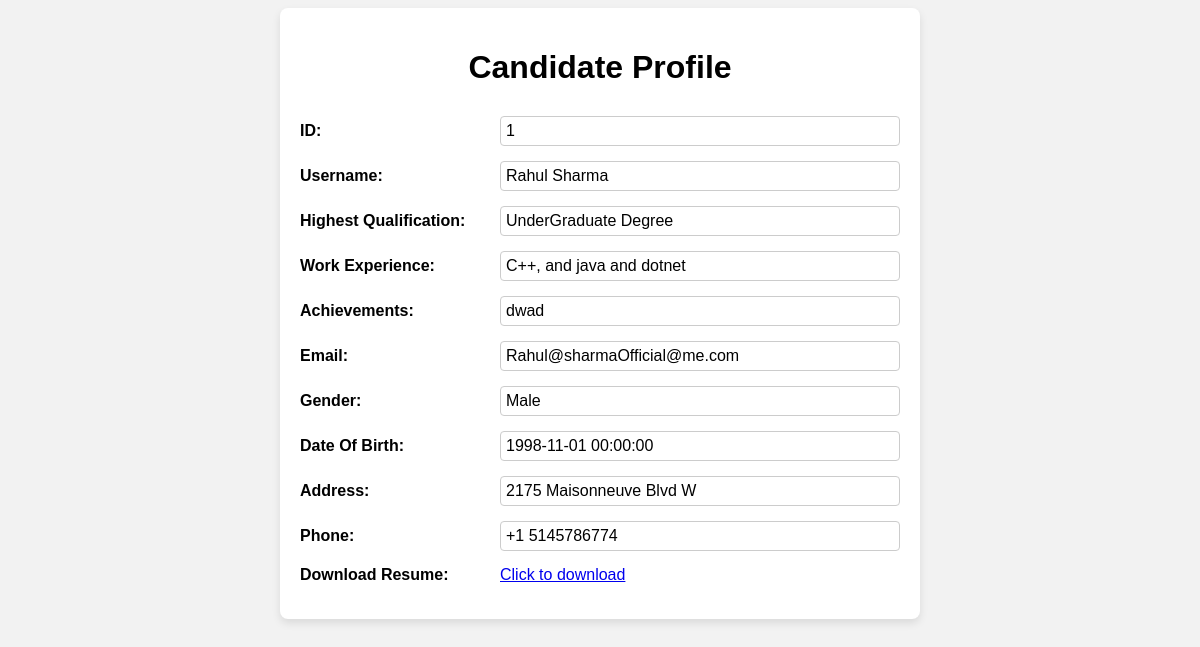
Before: /studentProfile?id=1 with the older database file.
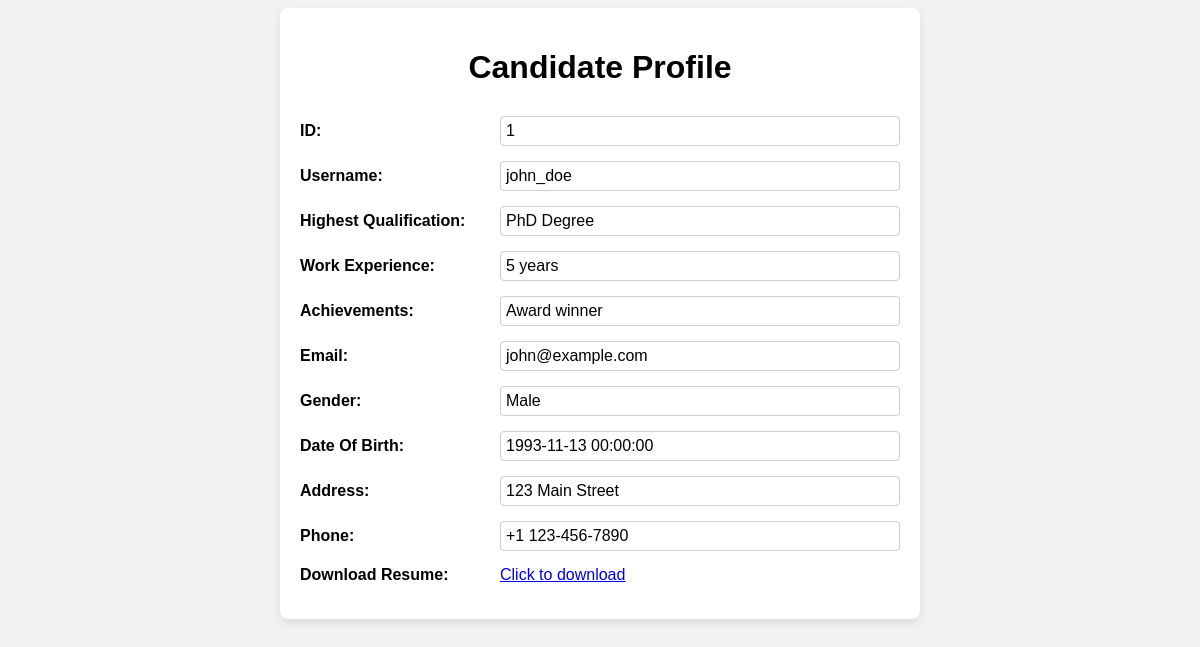
After: the same page with the newer database file.
### Models/Student.py (models this page shows, shortened)
class Student(db.Model):
    __tablename__ = 'student'
    id = db.Column(db.Integer, primary_key=True)
    username = db.Column(db.Integer, nullable=True)
    highestQualification = db.Column(db.Integer,nullable=True)
    work_experience = db.Column(db.Integer, nullable=True)
    achivements = db.Column(db.String(150), nullable=True)
    email = db.Column(db.String(15),nullable=True)
    gender = db.Column(db.String(10), nullable=True)
    age = db.Column(db.DateTime,nullable=True)
    address = db.Column(db.String(50), nullable=True)
    phone = db.Column(db.String(15), nullable=True)
    resume = db.Column(db.LargeBinary)
    status = db.Column(db.String(15), nullable=True)
    selectedJobs = db.relationship('JobPosting',secondary = 'stu_jobs')
    @classmethod
    def get_user_by_id(cls, id_):
        return cls.query.filter_by(id=id_).first()

### app.py (the view)
@app.route('/studentProfile')
def student_profile():
    studentId = request.args.get('id')
    student = Student.get_user_by_id(studentId)
    return render_template('studentProfile.html',student=student)

### templates/studentProfile.html (shortened to what this page needs)
<!DOCTYPE html>
<html lang="en">
<head>
</head>
<body>
    <div class="profile-container">
        <h1>Candidate Profile</h1>
        <div class="profile-field">
            <label>ID:</label>
            <span> {{ student.id }}</span>
        </div>
        <div class="profile-field">
            <label>Username:</label>
            <span> {{ student.username }}</span>
        </div>
        <div class="profile-field">
            <label>Highest Qualification:</label>
            <span> {{ student.highestQualification }} Degree</span>
        </div>
        <div class="profile-field">
            <label>Work Experience:</label>
            <span> {{ student.work_experience }}</span>
        </div>
        <div class="profile-field">
            <label>Achievements:</label>
            <span> {{ student.achivements }} </span>
        </div>
        <div class="profile-field">
            <label>Email:</label>
            <span> {{ student.email }}</span>
        </div>
        <div class="profile-field">
            <label>Gender:</label>
            <span> {{ student.gender }}</span>
        </div>
        <div class="profile-field">
            <label>Date Of Birth:</label>
            <span> {{ student.age }}</span>
        </div>
        <div class="profile-field">
            <label>Address:</label>
            <span> {{ student.address }}</span>
        </div>
        <div class="profile-field">
            <label>Phone:</label>
            <span>+1 {{ student.phone }}</span>
        </div>
        <div class="profile-field">
            <label>Download Resume:</label>
            <a href="{{ url_for('download_resume', id=student.id) }}"> Click to download </a>
        </div>
    </div>
</body>
</html>

Changed rows visible on the page:
changed Student "Male": username "Rahul Sharma" → "john_doe"; highestQualification "UnderGraduate" → "PhD"; work_experience "C++, and java and dotnet" → "5 years"; achivements "dwad" → "Award winner"; email "Rahul@sharmaOfficial@me.com" → "john@example.com"; age "1998-11-01 00:00:00" → "1993-11-13 00:00:00"; address "2175 Maisonneuve Blvd W" → "123 Main Street"; phone "5145786774" → "123-456-7890"
